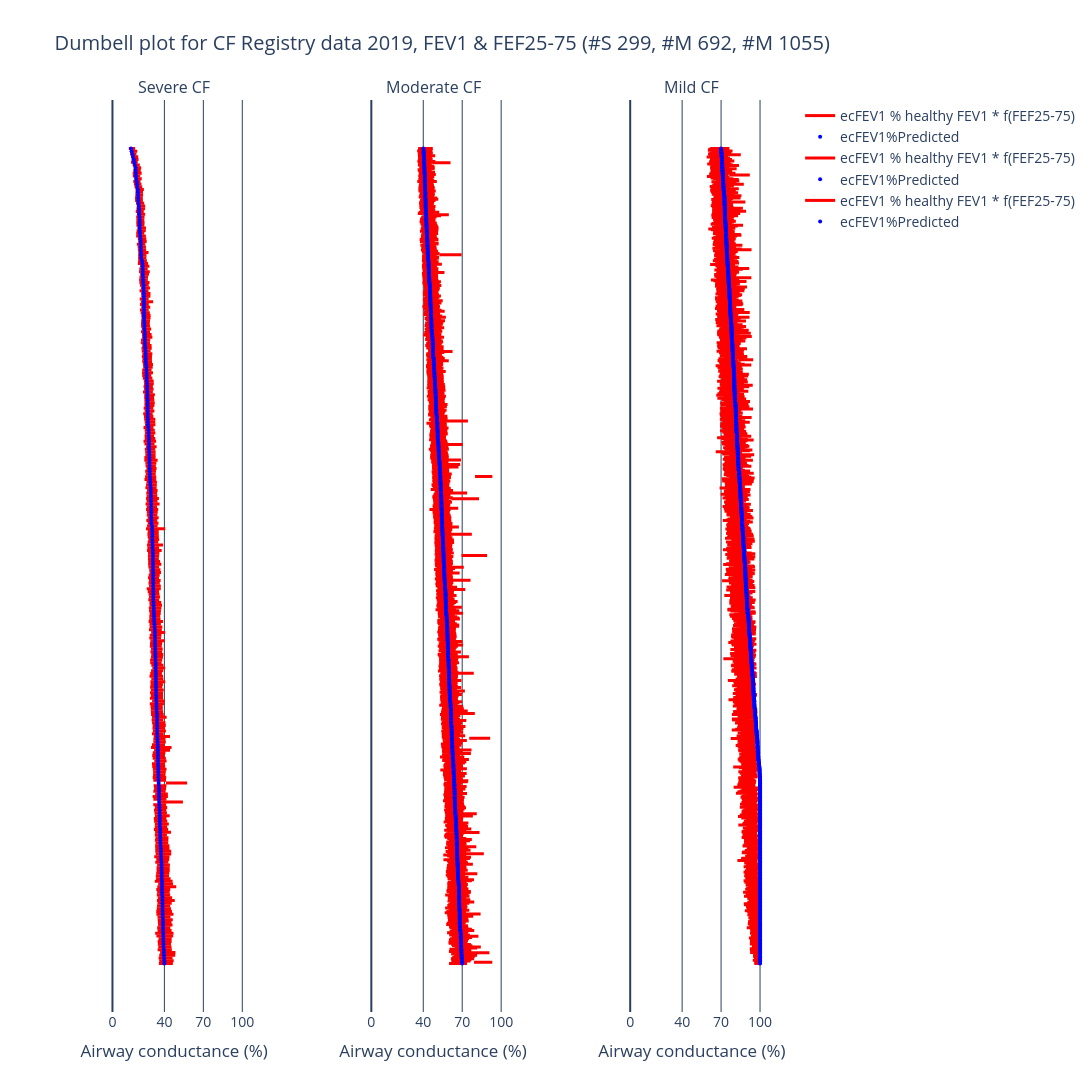

The code cell stored with this chart in its notebook:
### Code cell
# title = f"Dumbell plot for CF Registry data 2019, FEV1"
title = f"Dumbell plot for CF Registry data 2019, FEV1 & FEF25-75"
ac_col = AC.name

fig = make_subplots(
    1, 3, horizontal_spacing=0.1, column_titles=["Severe CF", "Moderate CF", "Mild CF"]
)

def plot_dumbell_for_df(fig, df, measures, col):
    # For measure[0]: 1 sigma up and down
    mask = df["measure"] == measures[0]
    for id in df[mask]["ID"].unique():
        mask_id = df["ID"] == id
        # Add mask
        mask_final = mask_id & mask
        fig.add_trace(
            go.Scatter(
                x=df[mask_final]["value"],
                y=df[mask_final]["ID"],
                mode="lines",
                name="ecFEV1 % healthy FEV1 * f(FEF25-75)",
                marker=dict(color="red"),
                line=dict(width=3),
                showlegend=(
                    True if id == df["ID"].unique()[0] else False
                )
            ),
            row=1,
            col=col,
        )
    # For measure[1]: clinical standard
    mask = df["measure"] == measures[1]
    ecfev1_prct_pred = df[mask]["value"]
    # Where above 100, set to 100
    ecfev1_prct_pred = np.clip(ecfev1_prct_pred, 0, 100)
    fig.add_trace(
        go.Scatter(
            x=ecfev1_prct_pred,
            y=df[mask]["ID"],
            mode="markers",
            name="ecFEV1%Predicted",
            marker=dict(size=4, color="blue"),
        ),
        row=1,
        col=col,
    )


# Split dataframe between mild, moderate and severe CF lung disease
# Equivalent to Mean AR_ecFEV1% < 30%, 30 to 60 and > 60%
# Get unique IDs and their corresponding Mean AR_ecFEV1% values
mask_ppfev1 = df_to_plot["measure"] == "ecFEV1 % Predicted"
# mask_ppfev1 = df_to_plot["measure"] == f"Mean {ac_col} prediction"

id_ppfev1 = df_to_plot[mask_ppfev1].groupby("ID")["value"].mean()

# Split IDs into three groups based on ecFEV1% values
mild_ids = id_ppfev1[id_ppfev1 >= 70].index
moderate_ids = id_ppfev1[
    (id_ppfev1 >= 40) & (id_ppfev1 < 70)
].index
severe_ids = id_ppfev1[id_ppfev1 < 40].index

# Create the three dataframes
df_mild = df_to_plot[df_to_plot["ID"].isin(mild_ids)]
df_moderate = df_to_plot[df_to_plot["ID"].isin(moderate_ids)]
df_severe = df_to_plot[df_to_plot["ID"].isin(severe_ids)]

title = f"{title} (#S {len(severe_ids)}, #M {len(moderate_ids)}, #M {len(mild_ids)})"

# Print the sizes to verify
print(f"# Mild: {len(mild_ids)}")
print(f"# Moderate: {len(moderate_ids)}")
print(f"# Severe: {len(severe_ids)}")

# Plot the three groups
plot_dumbell_for_df(fig, df_mild, [f"{ac_col} dist", "ecFEV1 % Predicted"], 3)
plot_dumbell_for_df(fig, df_moderate, [f"{ac_col} dist", "ecFEV1 % Predicted"], 2)
plot_dumbell_for_df(fig, df_severe, [f"{ac_col} dist", "ecFEV1 % Predicted"], 1)


fig.update_layout(
    height=1800,
    # height=1800,
    width=1200,
    font=dict(size=14),
    showlegend=True,
    title=title,
    plot_bgcolor="white",
    paper_bgcolor="white",
)
print(min(df_to_plot["value"]))
fig.update_xaxes(
    range=[-25, 120],
    tickvals=[0, 40, 70, 100],
    title="Airway conductance (%)",
    gridcolor="#2a3f5f",
    zeroline=True,
    zerolinecolor="#2a3f5f",
    zerolinewidth=2,
)
fig.update_yaxes(
    showticklabels=False,
    showgrid=False,
    gridcolor="#2a3f5f",
    zeroline=True,
    zerolinecolor="#2a3f5f",
    zerolinewidth=2,
)
fig.write_image(
    # f"{dh.get_path_to_main()}PlotsBreathe/Dumbell_plot_AR_ecFEV1_by_severity/{title}_clipped.pdf"
    f"{dh.get_path_to_main()}PlotsCFT/{title}_clipped.pdf"
)
fig.show()

# On this plot, if a person is very sick, it's best fev1 measurement will contain a lot of inflammatory markers (sputum, airway wall inflammation).
# The sicker the person,the more underestimated the AR pred is because the maximum FEV1 blown is not healthy.
# Let's add the FEF25-75.

# 60% of data falls within red band

# TODO: add vertical lines corresponding to key AR values

# Longitudinal AR profile on the web app
